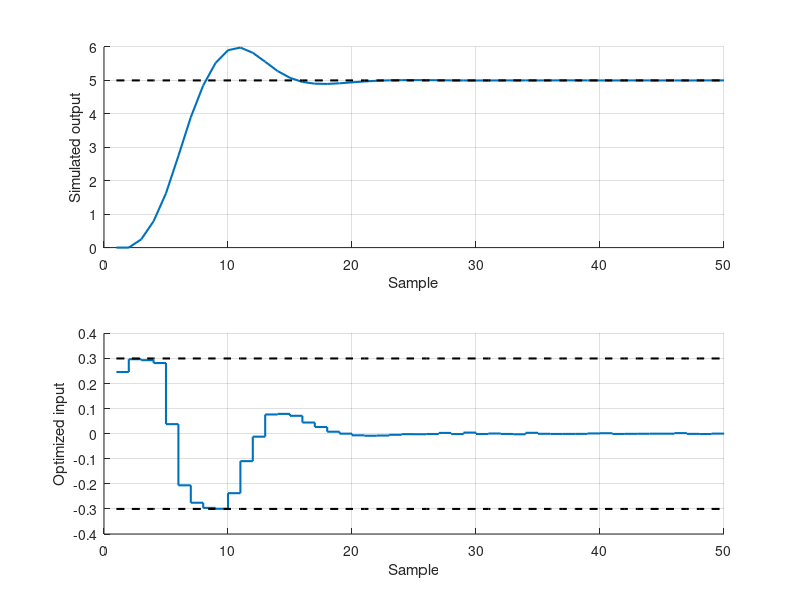
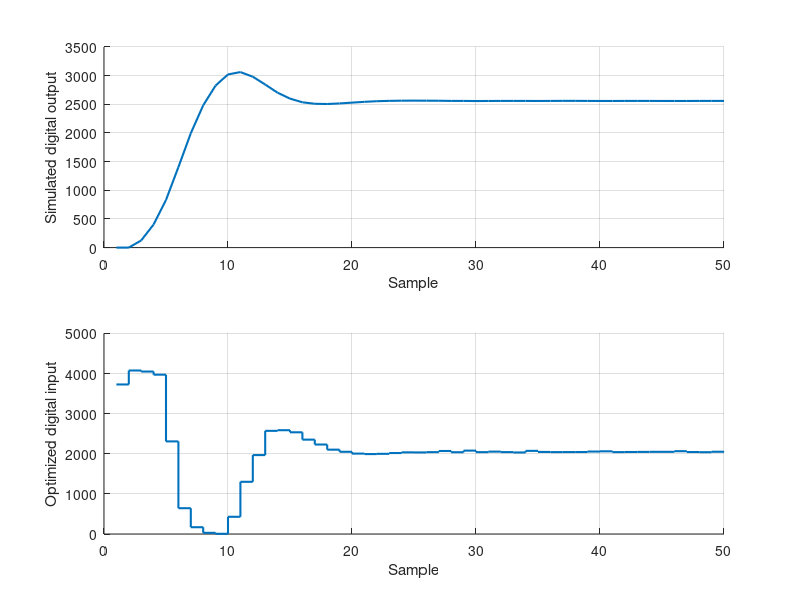

The MATLAB source for these figures, in order:
%% Plot output data from CPP MADS ARX implementation
% 
close all;
load output.txt;
figure; subplot(2,1,1);
hold on;
plot(output(:,2), 'LineWidth', 1.5); grid on;xlabel('Sample');ylabel('Simulated output');
plot(output(:,2)*0+5, 'k--', 'LineWidth', 1.5);
hold off;
subplot(2,1,2);
hold on;
stairs(output(:,1), 'LineWidth', 1.5); grid on;xlabel('Sample');ylabel('Optimized input');
plot(output(:,1)*0+0.3,'k--', 'LineWidth',1.5);
plot(output(:,1)*0-0.3,'k--', 'LineWidth',1.5);

figure;
subplot(2,1,1);
hold on;
plot(output(:,4), 'LineWidth', 1.5); grid on;xlabel('Sample');ylabel('Simulated digital output');
hold off;
subplot(2,1,2);
hold on;
stairs(output(:,3), 'LineWidth', 1.5); grid on;xlabel('Sample');ylabel('Optimized digital input');
